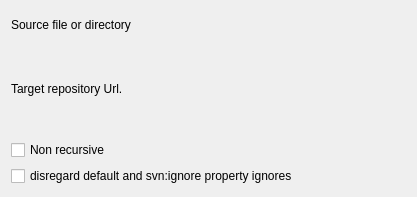
<ui version="4.0" >
 <class>SvnImportDialogWidget</class>
 <widget class="QWidget" name="SvnImportDialogWidget" >
  <property name="geometry" >
   <rect>
    <x>0</x>
    <y>0</y>
    <width>417</width>
    <height>197</height>
   </rect>
  </property>
  <layout class="QGridLayout" >
   <item row="0" column="0" >
    <layout class="QVBoxLayout" >
     <item>
      <widget class="QLabel" name="label" >
       <property name="text" >
        <string>Source file or directory</string>
       </property>
      </widget>
     </item>
     <item>
      <widget class="KUrlRequester" name="srcUrlRequester" />
     </item>
    </layout>
   </item>
   <item row="1" column="0" >
    <layout class="QVBoxLayout" >
     <item>
      <widget class="QLabel" name="label_2" >
       <property name="text" >
        <string>Target repository Url. </string>
       </property>
      </widget>
     </item>
     <item>
      <widget class="KUrlRequester" name="destUrlRequester" />
     </item>
    </layout>
   </item>
   <item row="2" column="0" >
    <widget class="QCheckBox" name="nonrecurseChk" >
     <property name="text" >
      <string>Non recursive</string>
     </property>
    </widget>
   </item>
   <item row="3" column="0" >
    <widget class="QCheckBox" name="noignoreChk" >
     <property name="text" >
      <string>disregard default and svn:ignore property ignores</string>
     </property>
    </widget>
   </item>
  </layout>
 </widget>
 <customwidgets>
  <customwidget>
   <class>KUrlRequester</class>
   <extends>QFrame</extends>
   <header>kurlrequester.h</header>
  </customwidget>
 </customwidgets>
 <resources/>
 <connections/>
</ui>
